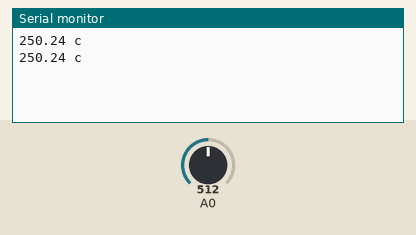
This sketch was run on a simulated Arduino Uno, built with avr-gcc and run on an emulated ATmega328P. Shown: the last lines printed to the serial monitor. The test bench sets the inputs (shaded band); at power-on: A0 = 512.

Above: at 1.8 s.
1.9 s: A0 set to 716
At 2.8 s:
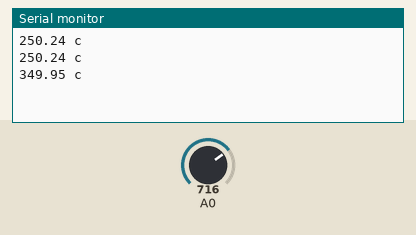
3.4 s: A0 set to 900
At 4.7 s:
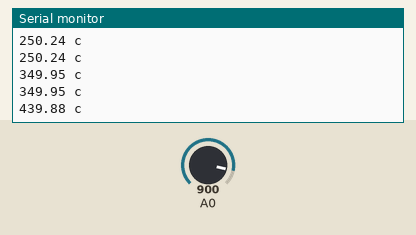
Timing chart, 0 to 6.4 s (numbered marks = the images above; inputs shaded):
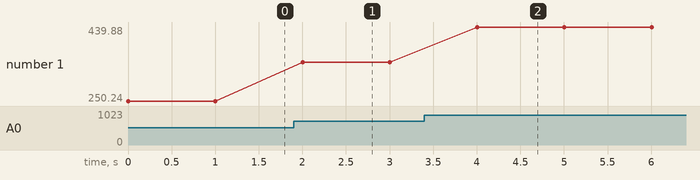

The sketch:

ejercicio_1.1.ino
```cpp
void setup() {
  Serial.begin(9600);
}

void loop() {
  int value = analogRead(A0);
  float  volts = (value * 5) / 1023.0;
  float celsius = volts * 100;
  Serial.print(celsius);
  Serial.println(" c ");
  delay(1000);
}
```

Measured:
- after the input at 1.9 s, the serial monitor: prints a new line after 0.10 s (image 1)
- after the input at 3.4 s, the serial monitor: prints a new line after 0.60 s (image 2)
- plotted number 1: 250.24 → 349.95 after the input at 1.9 s, 349.95 → 439.88 after the input at 3.4 s
